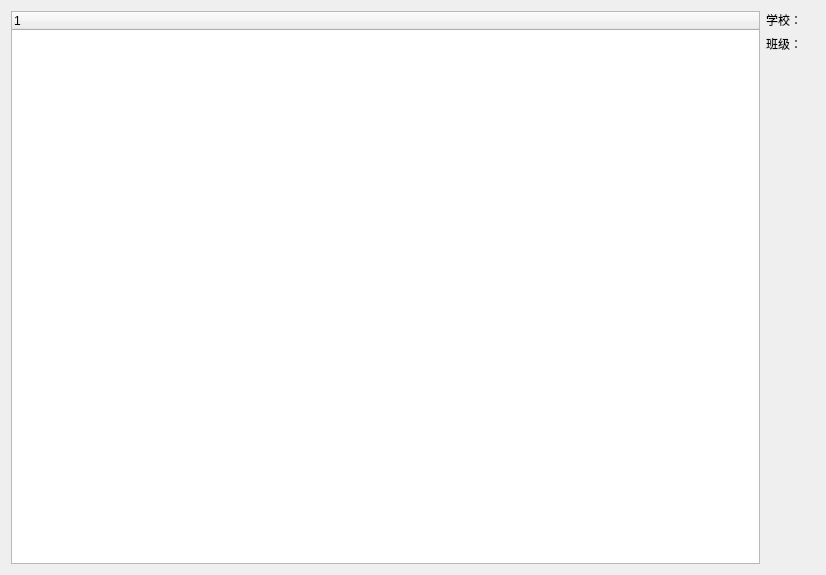
<?xml version="1.0" encoding="UTF-8"?>
<ui version="4.0">
 <class>TreeWidget</class>
 <widget class="QWidget" name="TreeWidget">
  <property name="geometry">
   <rect>
    <x>0</x>
    <y>0</y>
    <width>826</width>
    <height>575</height>
   </rect>
  </property>
  <property name="windowTitle">
   <string>TreeWidget</string>
  </property>
  <layout class="QHBoxLayout" name="horizontalLayout_3">
   <item>
    <widget class="QTreeWidget" name="treeWidget">
     <column>
      <property name="text">
       <string notr="true">1</string>
      </property>
     </column>
    </widget>
   </item>
   <item>
    <layout class="QVBoxLayout" name="verticalLayout_2">
     <item>
      <layout class="QVBoxLayout" name="verticalLayout">
       <item>
        <layout class="QHBoxLayout" name="horizontalLayout">
         <item>
          <widget class="QLabel" name="label">
           <property name="text">
            <string>学校：</string>
           </property>
          </widget>
         </item>
         <item>
          <widget class="QLabel" name="schoolLabel">
           <property name="text">
            <string/>
           </property>
          </widget>
         </item>
        </layout>
       </item>
       <item>
        <layout class="QHBoxLayout" name="horizontalLayout_2">
         <item>
          <widget class="QLabel" name="label_2">
           <property name="text">
            <string>班级：</string>
           </property>
          </widget>
         </item>
         <item>
          <widget class="QLabel" name="classLabel">
           <property name="text">
            <string/>
           </property>
          </widget>
         </item>
        </layout>
       </item>
      </layout>
     </item>
     <item>
      <spacer name="verticalSpacer">
       <property name="orientation">
        <enum>Qt::Vertical</enum>
       </property>
       <property name="sizeHint" stdset="0">
        <size>
         <width>20</width>
         <height>40</height>
        </size>
       </property>
      </spacer>
     </item>
    </layout>
   </item>
  </layout>
 </widget>
 <layoutdefault spacing="6" margin="11"/>
 <resources/>
 <connections/>
</ui>
